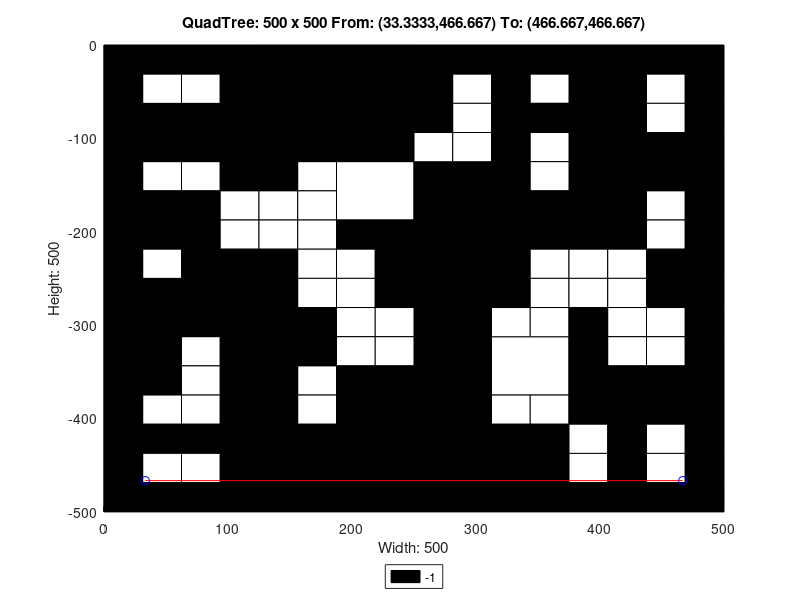

This figure's MATLAB source:
axis([0 500 -500 0]);
title('QuadTree: 500 x 500 From: (33.3333,466.667) To: (466.667,466.667)');
xlabel('Width: 500');
ylabel('Height: 500');
rectangle('Position',[125 -125 125 125], 'FaceColor',[0 0 0]);
rectangle('Position',[0 -125 62.5 62.5], 'FaceColor',[0 0 0]);
rectangle('Position',[62.5 -125 62.5 62.5], 'FaceColor',[0 0 0]);
rectangle('Position',[187.5 -187.5 62.5 62.5], 'FaceColor',[1 1 1]);
rectangle('Position',[375 -62.5 62.5 62.5], 'FaceColor',[0 0 0]);
rectangle('Position',[375 -125 62.5 62.5], 'FaceColor',[0 0 0]);
rectangle('Position',[250 -187.5 62.5 62.5], 'FaceColor',[0 0 0]);
rectangle('Position',[250 -250 62.5 62.5], 'FaceColor',[0 0 0]);
rectangle('Position',[375 -187.5 62.5 62.5], 'FaceColor',[0 0 0]);
rectangle('Position',[0 -312.5 62.5 62.5], 'FaceColor',[0 0 0]);
rectangle('Position',[62.5 -312.5 62.5 62.5], 'FaceColor',[0 0 0]);
rectangle('Position',[0 -375 62.5 62.5], 'FaceColor',[0 0 0]);
rectangle('Position',[187.5 -437.5 62.5 62.5], 'FaceColor',[0 0 0]);
rectangle('Position',[125 -500 62.5 62.5], 'FaceColor',[0 0 0]);
rectangle('Position',[187.5 -500 62.5 62.5], 'FaceColor',[0 0 0]);
rectangle('Position',[250 -312.5 62.5 62.5], 'FaceColor',[0 0 0]);
rectangle('Position',[250 -375 62.5 62.5], 'FaceColor',[0 0 0]);
rectangle('Position',[312.5 -375 62.5 62.5], 'FaceColor',[1 1 1]);
rectangle('Position',[250 -437.5 62.5 62.5], 'FaceColor',[0 0 0]);
rectangle('Position',[250 -500 62.5 62.5], 'FaceColor',[0 0 0]);
rectangle('Position',[312.5 -500 62.5 62.5], 'FaceColor',[0 0 0]);
rectangle('Position',[0 -31.25 31.25 31.25], 'FaceColor',[0 0 0]);
rectangle('Position',[31.25 -31.25 31.25 31.25], 'FaceColor',[0 0 0]);
rectangle('Position',[0 -62.5 31.25 31.25], 'FaceColor',[0 0 0]);
rectangle('Position',[31.25 -62.5 31.25 31.25], 'FaceColor',[1 1 1]);
rectangle('Position',[62.5 -31.25 31.25 31.25], 'FaceColor',[0 0 0]);
rectangle('Position',[93.75 -31.25 31.25 31.25], 'FaceColor',[0 0 0]);
rectangle('Position',[62.5 -62.5 31.25 31.25], 'FaceColor',[1 1 1]);
rectangle('Position',[93.75 -62.5 31.25 31.25], 'FaceColor',[0 0 0]);
rectangle('Position',[0 -156.25 31.25 31.25], 'FaceColor',[0 0 0]);
rectangle('Position',[31.25 -156.25 31.25 31.25], 'FaceColor',[1 1 1]);
rectangle('Position',[0 -187.5 31.25 31.25], 'FaceColor',[0 0 0]);
rectangle('Position',[31.25 -187.5 31.25 31.25], 'FaceColor',[0 0 0]);
rectangle('Position',[62.5 -156.25 31.25 31.25], 'FaceColor',[1 1 1]);
rectangle('Position',[93.75 -156.25 31.25 31.25], 'FaceColor',[0 0 0]);
rectangle('Position',[62.5 -187.5 31.25 31.25], 'FaceColor',[0 0 0]);
rectangle('Position',[93.75 -187.5 31.25 31.25], 'FaceColor',[1 1 1]);
rectangle('Position',[0 -218.75 31.25 31.25], 'FaceColor',[0 0 0]);
rectangle('Position',[31.25 -218.75 31.25 31.25], 'FaceColor',[0 0 0]);
rectangle('Position',[0 -250 31.25 31.25], 'FaceColor',[0 0 0]);
rectangle('Position',[31.25 -250 31.25 31.25], 'FaceColor',[1 1 1]);
rectangle('Position',[62.5 -218.75 31.25 31.25], 'FaceColor',[0 0 0]);
rectangle('Position',[93.75 -218.75 31.25 31.25], 'FaceColor',[1 1 1]);
rectangle('Position',[62.5 -250 31.25 31.25], 'FaceColor',[0 0 0]);
rectangle('Position',[93.75 -250 31.25 31.25], 'FaceColor',[0 0 0]);
rectangle('Position',[125 -156.25 31.25 31.25], 'FaceColor',[0 0 0]);
rectangle('Position',[156.25 -156.25 31.25 31.25], 'FaceColor',[1 1 1]);
rectangle('Position',[125 -187.5 31.25 31.25], 'FaceColor',[1 1 1]);
rectangle('Position',[156.25 -187.5 31.25 31.25], 'FaceColor',[1 1 1]);
rectangle('Position',[125 -218.75 31.25 31.25], 'FaceColor',[1 1 1]);
rectangle('Position',[156.25 -218.75 31.25 31.25], 'FaceColor',[1 1 1]);
rectangle('Position',[125 -250 31.25 31.25], 'FaceColor',[0 0 0]);
rectangle('Position',[156.25 -250 31.25 31.25], 'FaceColor',[1 1 1]);
rectangle('Position',[187.5 -218.75 31.25 31.25], 'FaceColor',[0 0 0]);
rectangle('Position',[218.75 -218.75 31.25 31.25], 'FaceColor',[0 0 0]);
rectangle('Position',[187.5 -250 31.25 31.25], 'FaceColor',[1 1 1]);
rectangle('Position',[218.75 -250 31.25 31.25], 'FaceColor',[0 0 0]);
rectangle('Position',[250 -31.25 31.25 31.25], 'FaceColor',[0 0 0]);
rectangle('Position',[281.25 -31.25 31.25 31.25], 'FaceColor',[0 0 0]);
rectangle('Position',[250 -62.5 31.25 31.25], 'FaceColor',[0 0 0]);
rectangle('Position',[281.25 -62.5 31.25 31.25], 'FaceColor',[1 1 1]);
rectangle('Position',[312.5 -31.25 31.25 31.25], 'FaceColor',[0 0 0]);
rectangle('Position',[343.75 -31.25 31.25 31.25], 'FaceColor',[0 0 0]);
rectangle('Position',[312.5 -62.5 31.25 31.25], 'FaceColor',[0 0 0]);
rectangle('Position',[343.75 -62.5 31.25 31.25], 'FaceColor',[1 1 1]);
rectangle('Position',[250 -93.75 31.25 31.25], 'FaceColor',[0 0 0]);
rectangle('Position',[281.25 -93.75 31.25 31.25], 'FaceColor',[1 1 1]);
rectangle('Position',[250 -125 31.25 31.25], 'FaceColor',[1 1 1]);
rectangle('Position',[281.25 -125 31.25 31.25], 'FaceColor',[1 1 1]);
rectangle('Position',[312.5 -93.75 31.25 31.25], 'FaceColor',[0 0 0]);
rectangle('Position',[343.75 -93.75 31.25 31.25], 'FaceColor',[0 0 0]);
rectangle('Position',[312.5 -125 31.25 31.25], 'FaceColor',[0 0 0]);
rectangle('Position',[343.75 -125 31.25 31.25], 'FaceColor',[1 1 1]);
rectangle('Position',[437.5 -31.25 31.25 31.25], 'FaceColor',[0 0 0]);
rectangle('Position',[468.75 -31.25 31.25 31.25], 'FaceColor',[0 0 0]);
rectangle('Position',[437.5 -62.5 31.25 31.25], 'FaceColor',[1 1 1]);
rectangle('Position',[468.75 -62.5 31.25 31.25], 'FaceColor',[0 0 0]);
rectangle('Position',[437.5 -93.75 31.25 31.25], 'FaceColor',[1 1 1]);
rectangle('Position',[468.75 -93.75 31.25 31.25], 'FaceColor',[0 0 0]);
rectangle('Position',[437.5 -125 31.25 31.25], 'FaceColor',[0 0 0]);
rectangle('Position',[468.75 -125 31.25 31.25], 'FaceColor',[0 0 0]);
rectangle('Position',[312.5 -156.25 31.25 31.25], 'FaceColor',[0 0 0]);
rectangle('Position',[343.75 -156.25 31.25 31.25], 'FaceColor',[1 1 1]);
rectangle('Position',[312.5 -187.5 31.25 31.25], 'FaceColor',[0 0 0]);
rectangle('Position',[343.75 -187.5 31.25 31.25], 'FaceColor',[0 0 0]);
rectangle('Position',[312.5 -218.75 31.25 31.25], 'FaceColor',[0 0 0]);
rectangle('Position',[343.75 -218.75 31.25 31.25], 'FaceColor',[0 0 0]);
rectangle('Position',[312.5 -250 31.25 31.25], 'FaceColor',[0 0 0]);
rectangle('Position',[343.75 -250 31.25 31.25], 'FaceColor',[1 1 1]);
rectangle('Position',[437.5 -156.25 31.25 31.25], 'FaceColor',[0 0 0]);
rectangle('Position',[468.75 -156.25 31.25 31.25], 'FaceColor',[0 0 0]);
rectangle('Position',[437.5 -187.5 31.25 31.25], 'FaceColor',[1 1 1]);
rectangle('Position',[468.75 -187.5 31.25 31.25], 'FaceColor',[0 0 0]);
rectangle('Position',[375 -218.75 31.25 31.25], 'FaceColor',[0 0 0]);
rectangle('Position',[406.25 -218.75 31.25 31.25], 'FaceColor',[0 0 0]);
rectangle('Position',[375 -250 31.25 31.25], 'FaceColor',[1 1 1]);
rectangle('Position',[406.25 -250 31.25 31.25], 'FaceColor',[1 1 1]);
rectangle('Position',[437.5 -218.75 31.25 31.25], 'FaceColor',[1 1 1]);
rectangle('Position',[468.75 -218.75 31.25 31.25], 'FaceColor',[0 0 0]);
rectangle('Position',[437.5 -250 31.25 31.25], 'FaceColor',[0 0 0]);
rectangle('Position',[468.75 -250 31.25 31.25], 'FaceColor',[0 0 0]);
rectangle('Position',[62.5 -343.75 31.25 31.25], 'FaceColor',[1 1 1]);
rectangle('Position',[93.75 -343.75 31.25 31.25], 'FaceColor',[0 0 0]);
rectangle('Position',[62.5 -375 31.25 31.25], 'FaceColor',[1 1 1]);
rectangle('Position',[93.75 -375 31.25 31.25], 'FaceColor',[0 0 0]);
rectangle('Position',[125 -281.25 31.25 31.25], 'FaceColor',[0 0 0]);
rectangle('Position',[156.25 -281.25 31.25 31.25], 'FaceColor',[1 1 1]);
rectangle('Position',[125 -312.5 31.25 31.25], 'FaceColor',[0 0 0]);
rectangle('Position',[156.25 -312.5 31.25 31.25], 'FaceColor',[0 0 0]);
rectangle('Position',[187.5 -281.25 31.25 31.25], 'FaceColor',[1 1 1]);
rectangle('Position',[218.75 -281.25 31.25 31.25], 'FaceColor',[0 0 0]);
rectangle('Position',[187.5 -312.5 31.25 31.25], 'FaceColor',[1 1 1]);
rectangle('Position',[218.75 -312.5 31.25 31.25], 'FaceColor',[1 1 1]);
rectangle('Position',[125 -343.75 31.25 31.25], 'FaceColor',[0 0 0]);
rectangle('Position',[156.25 -343.75 31.25 31.25], 'FaceColor',[0 0 0]);
rectangle('Position',[125 -375 31.25 31.25], 'FaceColor',[0 0 0]);
rectangle('Position',[156.25 -375 31.25 31.25], 'FaceColor',[1 1 1]);
rectangle('Position',[187.5 -343.75 31.25 31.25], 'FaceColor',[1 1 1]);
rectangle('Position',[218.75 -343.75 31.25 31.25], 'FaceColor',[1 1 1]);
rectangle('Position',[187.5 -375 31.25 31.25], 'FaceColor',[0 0 0]);
rectangle('Position',[218.75 -375 31.25 31.25], 'FaceColor',[0 0 0]);
rectangle('Position',[0 -406.25 31.25 31.25], 'FaceColor',[0 0 0]);
rectangle('Position',[31.25 -406.25 31.25 31.25], 'FaceColor',[1 1 1]);
rectangle('Position',[0 -437.5 31.25 31.25], 'FaceColor',[0 0 0]);
rectangle('Position',[31.25 -437.5 31.25 31.25], 'FaceColor',[0 0 0]);
rectangle('Position',[62.5 -406.25 31.25 31.25], 'FaceColor',[1 1 1]);
rectangle('Position',[93.75 -406.25 31.25 31.25], 'FaceColor',[0 0 0]);
rectangle('Position',[62.5 -437.5 31.25 31.25], 'FaceColor',[0 0 0]);
rectangle('Position',[93.75 -437.5 31.25 31.25], 'FaceColor',[0 0 0]);
rectangle('Position',[0 -468.75 31.25 31.25], 'FaceColor',[0 0 0]);
rectangle('Position',[31.25 -468.75 31.25 31.25], 'FaceColor',[1 1 1]);
rectangle('Position',[0 -500 31.25 31.25], 'FaceColor',[0 0 0]);
rectangle('Position',[31.25 -500 31.25 31.25], 'FaceColor',[0 0 0]);
rectangle('Position',[62.5 -468.75 31.25 31.25], 'FaceColor',[1 1 1]);
rectangle('Position',[93.75 -468.75 31.25 31.25], 'FaceColor',[0 0 0]);
rectangle('Position',[62.5 -500 31.25 31.25], 'FaceColor',[0 0 0]);
rectangle('Position',[93.75 -500 31.25 31.25], 'FaceColor',[0 0 0]);
rectangle('Position',[125 -406.25 31.25 31.25], 'FaceColor',[0 0 0]);
rectangle('Position',[156.25 -406.25 31.25 31.25], 'FaceColor',[1 1 1]);
rectangle('Position',[125 -437.5 31.25 31.25], 'FaceColor',[0 0 0]);
rectangle('Position',[156.25 -437.5 31.25 31.25], 'FaceColor',[0 0 0]);
rectangle('Position',[312.5 -281.25 31.25 31.25], 'FaceColor',[0 0 0]);
rectangle('Position',[343.75 -281.25 31.25 31.25], 'FaceColor',[1 1 1]);
rectangle('Position',[312.5 -312.5 31.25 31.25], 'FaceColor',[1 1 1]);
rectangle('Position',[343.75 -312.5 31.25 31.25], 'FaceColor',[1 1 1]);
rectangle('Position',[375 -281.25 31.25 31.25], 'FaceColor',[1 1 1]);
rectangle('Position',[406.25 -281.25 31.25 31.25], 'FaceColor',[1 1 1]);
rectangle('Position',[375 -312.5 31.25 31.25], 'FaceColor',[0 0 0]);
rectangle('Position',[406.25 -312.5 31.25 31.25], 'FaceColor',[1 1 1]);
rectangle('Position',[437.5 -281.25 31.25 31.25], 'FaceColor',[0 0 0]);
rectangle('Position',[468.75 -281.25 31.25 31.25], 'FaceColor',[0 0 0]);
rectangle('Position',[437.5 -312.5 31.25 31.25], 'FaceColor',[1 1 1]);
rectangle('Position',[468.75 -312.5 31.25 31.25], 'FaceColor',[0 0 0]);
rectangle('Position',[375 -343.75 31.25 31.25], 'FaceColor',[0 0 0]);
rectangle('Position',[406.25 -343.75 31.25 31.25], 'FaceColor',[1 1 1]);
rectangle('Position',[375 -375 31.25 31.25], 'FaceColor',[0 0 0]);
rectangle('Position',[406.25 -375 31.25 31.25], 'FaceColor',[0 0 0]);
rectangle('Position',[437.5 -343.75 31.25 31.25], 'FaceColor',[1 1 1]);
rectangle('Position',[468.75 -343.75 31.25 31.25], 'FaceColor',[0 0 0]);
rectangle('Position',[437.5 -375 31.25 31.25], 'FaceColor',[0 0 0]);
rectangle('Position',[468.75 -375 31.25 31.25], 'FaceColor',[0 0 0]);
rectangle('Position',[312.5 -406.25 31.25 31.25], 'FaceColor',[1 1 1]);
rectangle('Position',[343.75 -406.25 31.25 31.25], 'FaceColor',[1 1 1]);
rectangle('Position',[312.5 -437.5 31.25 31.25], 'FaceColor',[0 0 0]);
rectangle('Position',[343.75 -437.5 31.25 31.25], 'FaceColor',[0 0 0]);
rectangle('Position',[375 -406.25 31.25 31.25], 'FaceColor',[0 0 0]);
rectangle('Position',[406.25 -406.25 31.25 31.25], 'FaceColor',[0 0 0]);
rectangle('Position',[375 -437.5 31.25 31.25], 'FaceColor',[1 1 1]);
rectangle('Position',[406.25 -437.5 31.25 31.25], 'FaceColor',[0 0 0]);
rectangle('Position',[437.5 -406.25 31.25 31.25], 'FaceColor',[0 0 0]);
rectangle('Position',[468.75 -406.25 31.25 31.25], 'FaceColor',[0 0 0]);
rectangle('Position',[437.5 -437.5 31.25 31.25], 'FaceColor',[1 1 1]);
rectangle('Position',[468.75 -437.5 31.25 31.25], 'FaceColor',[0 0 0]);
rectangle('Position',[375 -468.75 31.25 31.25], 'FaceColor',[1 1 1]);
rectangle('Position',[406.25 -468.75 31.25 31.25], 'FaceColor',[0 0 0]);
rectangle('Position',[375 -500 31.25 31.25], 'FaceColor',[0 0 0]);
rectangle('Position',[406.25 -500 31.25 31.25], 'FaceColor',[0 0 0]);
rectangle('Position',[437.5 -468.75 31.25 31.25], 'FaceColor',[1 1 1]);
rectangle('Position',[468.75 -468.75 31.25 31.25], 'FaceColor',[0 0 0]);
rectangle('Position',[437.5 -500 31.25 31.25], 'FaceColor',[0 0 0]);
rectangle('Position',[468.75 -500 31.25 31.25], 'FaceColor',[0 0 0]);
X=[466.667,33.3333];
Y=[-466.667,-466.667];
hold on;
plot(X,Y,'r');
plot(X,Y,'bo');
legend('-1','Location','southoutside');
